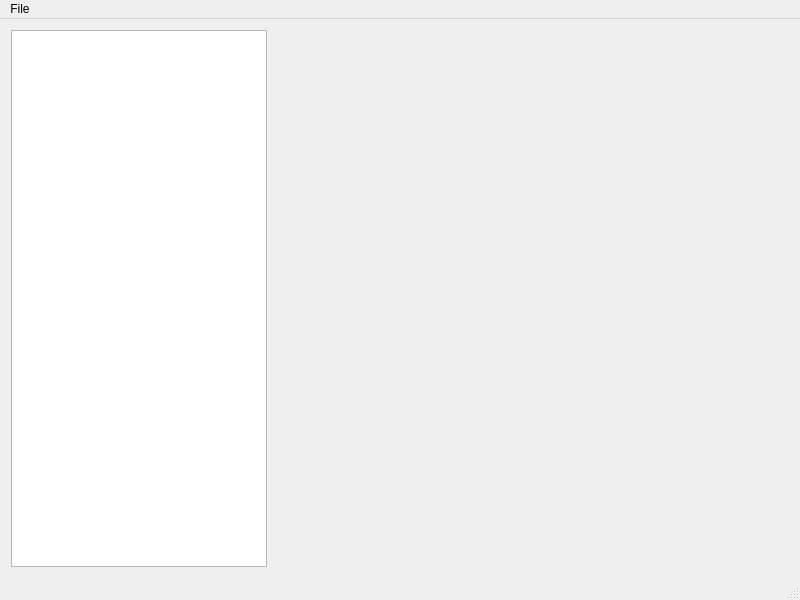
<?xml version="1.0" encoding="UTF-8"?>
<ui version="4.0">
 <class>MainWindow</class>
 <widget class="QMainWindow" name="MainWindow">
  <property name="geometry">
   <rect>
    <x>0</x>
    <y>0</y>
    <width>800</width>
    <height>600</height>
   </rect>
  </property>
  <property name="windowTitle">
   <string>Greenland Inspector</string>
  </property>
  <widget class="QWidget" name="centralWidget">
   <layout class="QGridLayout" name="gridLayout">
    <item row="0" column="0">
     <layout class="QHBoxLayout" name="horizontalLayout">
      <item>
       <widget class="QTreeWidget" name="treeWidget">
        <property name="editTriggers">
         <set>QAbstractItemView::NoEditTriggers</set>
        </property>
        <attribute name="headerVisible">
         <bool>false</bool>
        </attribute>
        <column>
         <property name="text">
          <string notr="true">1</string>
         </property>
        </column>
       </widget>
      </item>
      <item>
       <widget class="QWidget" name="widget" native="true">
        <property name="sizePolicy">
         <sizepolicy hsizetype="Preferred" vsizetype="Preferred">
          <horstretch>1</horstretch>
          <verstretch>0</verstretch>
         </sizepolicy>
        </property>
       </widget>
      </item>
     </layout>
    </item>
   </layout>
  </widget>
  <widget class="QMenuBar" name="menuBar">
   <property name="geometry">
    <rect>
     <x>0</x>
     <y>0</y>
     <width>800</width>
     <height>25</height>
    </rect>
   </property>
   <widget class="QMenu" name="menuFile">
    <property name="title">
     <string>File</string>
    </property>
    <addaction name="actionOpen_Chitin_key"/>
    <addaction name="separator"/>
    <addaction name="actionQuit"/>
   </widget>
   <addaction name="menuFile"/>
  </widget>
  <widget class="QStatusBar" name="statusBar"/>
  <action name="actionOpen_Chitin_key">
   <property name="text">
    <string>Open Chitin.key</string>
   </property>
   <property name="shortcut">
    <string>Ctrl+O</string>
   </property>
   <property name="shortcutContext">
    <enum>Qt::ApplicationShortcut</enum>
   </property>
  </action>
  <action name="actionQuit">
   <property name="text">
    <string>Quit</string>
   </property>
   <property name="shortcut">
    <string>Ctrl+Q</string>
   </property>
   <property name="shortcutContext">
    <enum>Qt::ApplicationShortcut</enum>
   </property>
   <property name="menuRole">
    <enum>QAction::QuitRole</enum>
   </property>
  </action>
 </widget>
 <layoutdefault spacing="6" margin="11"/>
 <resources/>
 <connections>
  <connection>
   <sender>actionQuit</sender>
   <signal>triggered()</signal>
   <receiver>MainWindow</receiver>
   <slot>close()</slot>
   <hints>
    <hint type="sourcelabel">
     <x>-1</x>
     <y>-1</y>
    </hint>
    <hint type="destinationlabel">
     <x>399</x>
     <y>299</y>
    </hint>
   </hints>
  </connection>
  <connection>
   <sender>actionOpen_Chitin_key</sender>
   <signal>triggered()</signal>
   <receiver>MainWindow</receiver>
   <slot>open()</slot>
   <hints>
    <hint type="sourcelabel">
     <x>-1</x>
     <y>-1</y>
    </hint>
    <hint type="destinationlabel">
     <x>399</x>
     <y>299</y>
    </hint>
   </hints>
  </connection>
 </connections>
 <slots>
  <slot>open()</slot>
 </slots>
</ui>
